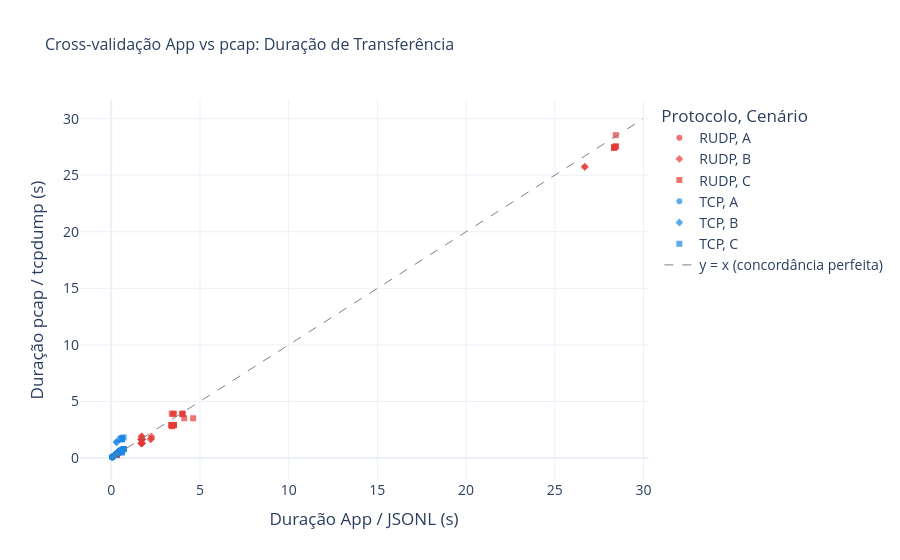

The cell this chart's notebook holds for it:
### Code cell
fig5 = px.scatter(
    xval,
    x='transfer_time_s', y='pcap_duration_s',
    color='mode', symbol='scenario',
    title='Cross-validação App vs pcap: Duração de Transferência',
    labels={
        'transfer_time_s':  'Duração App / JSONL (s)',
        'pcap_duration_s':  'Duração pcap / tcpdump (s)',
        'mode':             'Protocolo',
        'scenario':         'Cenário',
    },
    color_discrete_map=COLORS,
    opacity=0.7,
)
max_val = max(xval['transfer_time_s'].max(), xval['pcap_duration_s'].max()) * 1.05
fig5.add_trace(go.Scatter(
    x=[0, max_val], y=[0, max_val],
    mode='lines',
    line=dict(dash='dash', color='gray', width=1),
    name='y = x (concordância perfeita)',
))
fig5.update_layout(
    template='plotly_white',
    font=dict(size=14),
    title_font_size=16,
)
fig5.show()

### Figure 1 — Plotly figure (JSON) as saved in the notebook; plotly's stock layout.template omitted (floating-point values rounded to 4 significant figures)
{"data": [{"hovertemplate": "Protocolo=RUDP<br>Cenário=A<br>Duração App / JSONL (s)=%{x}<br>Duração pcap / tcpdump (s)=%{y}<extra></extra>", "legendgroup": "RUDP, A", "marker": {"color": "#E53935", "opacity": 0.7, "symbol": "circle"}, "mode": "markers", "name": "RUDP, A", "orientation": "v", "showlegend": true, "type": "scatter", "x": [0.3414, 0.3419, 0.3429, 0.3427, 0.3409, 0.3416, 0.3413, 0.3415, 0.3409, 0.3409, 0.3409, 0.3424, 0.3401, 0.3418, 0.3403, 0.3414, 0.3414, 0.3404, 0.3412, 0.3413, 0.3417, 0.3407, 0.3395, 0.3405, 0.3409, 0.3428, 0.3473, 0.3436, 0.3448, 0.3384], "xaxis": "x", "y": [0.2994, 0.2994, 0.3002, 0.3003, 0.2988, 0.2995, 0.2994, 0.3001, 0.2984, 0.2988, 0.2983, 0.3008, 0.2984, 0.2994, 0.2985, 0.2995, 0.2991, 0.2979, 0.2988, 0.2996, 0.2995, 0.2988, 0.2973, 0.2982, 0.2987, 0.3005, 0.3043, 0.3018, 0.3024, 0.2969], "yaxis": "y"}, {"hovertemplate": "Protocolo=RUDP<br>Cenário=B<br>Duração App / JSONL (s)=%{x}<br>Duração pcap / tcpdump (s)=%{y}<extra></extra>", "legendgroup": "RUDP, B", "marker": {"color": "#E53935", "opacity": 0.7, "symbol": "diamond"}, "mode": "markers", "name": "RUDP, B", "orientation": "v", "showlegend": true, "type": "scatter", "x": [1.714, 1.714, 1.715, 1.715, 2.265, 1.713, 1.715, 1.713, 1.714, 26.69, 1.714, 2.214, 1.715, 1.714, 1.715, 2.265, 1.713, 1.714, 1.714, 1.713, 1.714, 1.714, 1.714, 1.715, 1.714, 1.716, 1.717, 1.715, 26.69, 1.715], "xaxis": "x", "y": [1.662, 1.311, 1.663, 1.311, 1.911, 1.661, 1.663, 1.31, 1.912, 25.74, 1.663, 1.662, 1.664, 1.31, 1.664, 1.713, 1.309, 1.31, 1.663, 1.31, 1.663, 1.31, 1.663, 1.664, 1.663, 1.913, 1.313, 1.664, 25.74, 1.664], "yaxis": "y"}, {"hovertemplate": "Protocolo=RUDP<br>Cenário=C<br>Duração App / JSONL (s)=%{x}<br>Duração pcap / tcpdump (s)=%{y}<extra></extra>", "legendgroup": "RUDP, C", "marker": {"color": "#E53935", "opacity": 0.7, "symbol": "square"}, "mode": "markers", "name": "RUDP, C", "orientation": "v", "showlegend": true, "type": "scatter", "x": [3.515, 28.44, 3.516, 4.616, 3.514, 3.515, 28.44, 3.415, 28.44, 4.015, 3.516, 3.414, 28.34, 3.415, 4.012, 4.016, 3.416, 3.514, 3.415, 3.415, 3.415, 28.34, 3.414, 3.415, 4.117, 28.35, 3.418, 3.517, 28.34, 3.415], "xaxis": "x", "y": [3.914, 27.54, 2.913, 3.513, 2.911, 2.912, 28.54, 2.811, 27.54, 3.914, 3.915, 2.912, 27.44, 2.913, 3.91, 3.915, 2.913, 2.911, 2.912, 2.912, 2.912, 27.44, 2.91, 3.914, 3.515, 27.45, 2.915, 2.913, 27.44, 2.912], "yaxis": "y"}, {"hovertemplate": "Protocolo=TCP<br>Cenário=A<br>Duração App / JSONL (s)=%{x}<br>Duração pcap / tcpdump (s)=%{y}<extra></extra>", "legendgroup": "TCP, A", "marker": {"color": "#1E88E5", "opacity": 0.7, "symbol": "circle"}, "mode": "markers", "name": "TCP, A", "orientation": "v", "showlegend": true, "type": "scatter", "x": [0.06257, 0.06202, 0.05238, 0.05203, 0.06212, 0.07247, 0.06293, 0.06168, 0.06256, 0.05251, 0.06216, 0.06202, 0.05261, 0.05292, 0.05189, 0.06219, 0.0523, 0.06195, 0.05231, 0.05325, 0.06262, 0.06212, 0.08224, 0.05223, 0.06252, 0.06361, 0.07257, 0.06289, 0.09238, 0.06235], "xaxis": "x", "y": [0.08131, 0.1111, 0.09103, 0.07078, 0.08112, 0.1016, 0.1011, 0.0706, 0.09098, 0.1111, 0.09101, 0.08081, 0.09127, 0.07088, 0.08059, 0.09156, 0.09099, 0.1109, 0.07114, 0.07181, 0.07145, 0.09088, 0.1413, 0.101, 0.0809, 0.08115, 0.1116, 0.08169, 0.1517, 0.07078], "yaxis": "y"}, {"hovertemplate": "Protocolo=TCP<br>Cenário=B<br>Duração App / JSONL (s)=%{x}<br>Duração pcap / tcpdump (s)=%{y}<extra></extra>", "legendgroup": "TCP, B", "marker": {"color": "#1E88E5", "opacity": 0.7, "symbol": "diamond"}, "mode": "markers", "name": "TCP, B", "orientation": "v", "showlegend": true, "type": "scatter", "x": [0.4024, 0.302, 0.3528, 0.5026, 0.3022, 0.3524, 0.2517, 0.3024, 0.2521, 0.3023, 0.3021, 0.352, 0.4525, 0.3023, 0.3024, 0.252, 0.252, 0.2524, 0.2525, 0.3031, 0.3021, 0.2525, 0.3021, 0.2523, 0.2521, 0.303, 0.3028, 0.3035, 0.3527, 0.2518], "xaxis": "x", "y": [0.4513, 0.351, 0.4014, 0.5515, 0.401, 0.4514, 0.3422, 0.4009, 0.3507, 1.398, 0.4011, 0.4508, 0.5515, 0.3511, 1.424, 0.3508, 0.351, 0.3513, 0.3512, 0.4036, 0.4009, 0.3513, 0.4012, 0.3509, 0.3509, 0.3513, 0.3515, 0.3518, 0.4016, 0.3416], "yaxis": "y"}, {"hovertemplate": "Protocolo=TCP<br>Cenário=C<br>Duração App / JSONL (s)=%{x}<br>Duração pcap / tcpdump (s)=%{y}<extra></extra>", "legendgroup": "TCP, C", "marker": {"color": "#1E88E5", "opacity": 0.7, "symbol": "square"}, "mode": "markers", "name": "TCP, C", "orientation": "v", "showlegend": true, "type": "scatter", "x": [0.5022, 0.6032, 0.6031, 0.6025, 0.503, 0.6032, 0.6027, 0.6037, 0.5025, 0.6039, 0.6024, 0.7025, 0.7026, 0.6026, 0.7029, 0.6027, 0.5034, 0.6025, 0.6026, 0.5019, 0.5032, 0.643, 0.6026, 0.7032, 0.7024, 0.6032, 0.6029, 0.6032, 0.6026, 0.5024], "xaxis": "x", "y": [1.684, 0.7013, 0.7012, 0.5011, 0.6017, 0.7012, 1.753, 0.7017, 0.601, 0.7018, 0.5011, 1.824, 0.8015, 1.635, 0.8012, 1.706, 0.6015, 0.7012, 0.7014, 0.6416, 0.6018, 0.7418, 1.747, 0.8014, 0.8012, 1.72, 0.7018, 0.6011, 0.7012, 0.6012], "yaxis": "y"}, {"line": {"color": "gray", "dash": "dash", "width": 1}, "mode": "lines", "name": "y = x (concordância perfeita)", "type": "scatter", "x": [0, 29.97], "y": [0, 29.97]}], "layout": {"font": {"size": 14}, "legend": {"title": {"text": "Protocolo, Cenário"}, "tracegroupgap": 0}, "title": {"font": {"size": 16}, "text": "Cross-validação App vs pcap: Duração de Transferência"}, "xaxis": {"anchor": "y", "domain": [0, 1], "title": {"text": "Duração App / JSONL (s)"}}, "yaxis": {"anchor": "x", "domain": [0, 1], "title": {"text": "Duração pcap / tcpdump (s)"}}}}
